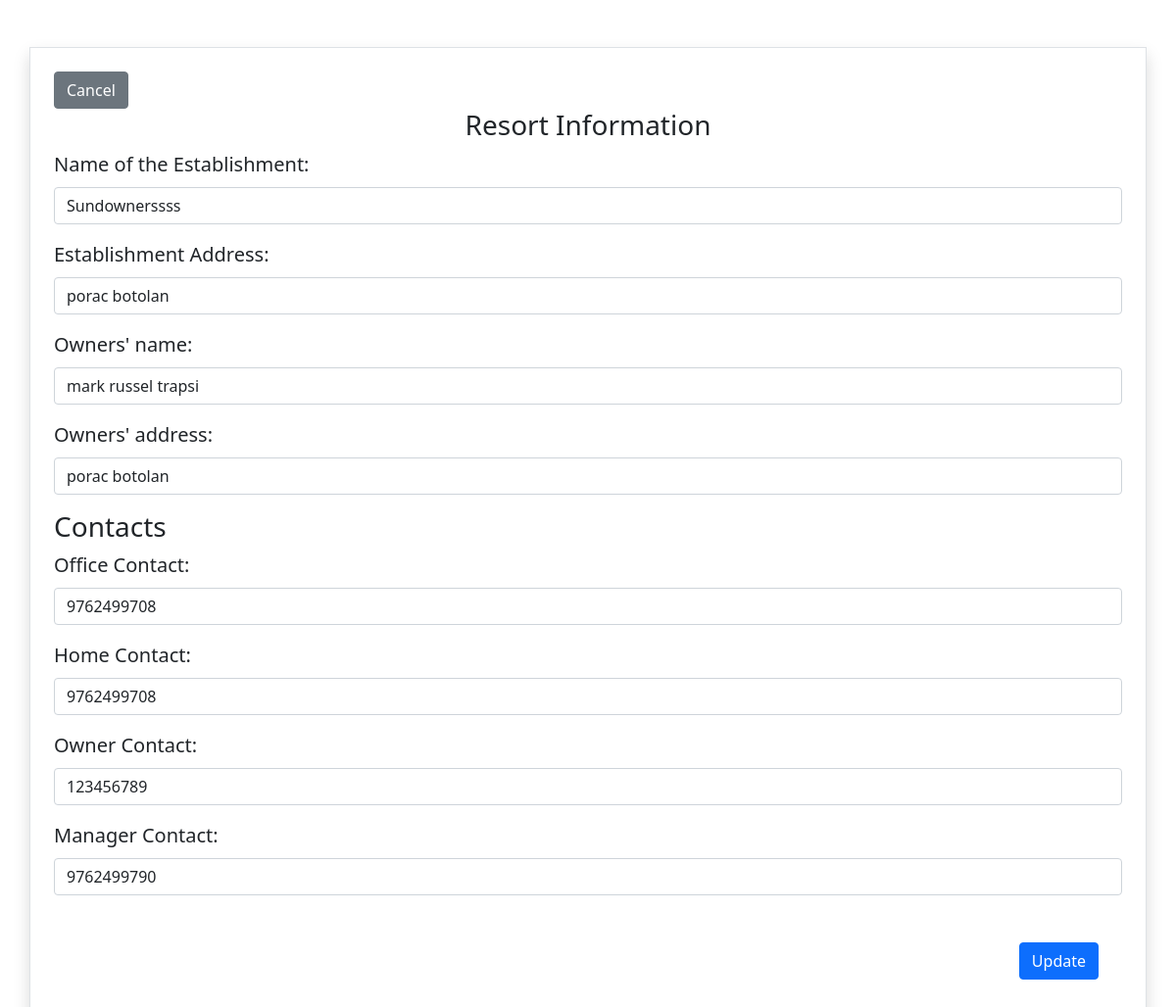
Page /crud/resort_update.php?updt=22 (signed in) on the committed database.
### tables this page shows
CREATE TABLE `tbl_resort` (
  `resort_id` int(11) NOT NULL,
  `user_id` int(11) NOT NULL,
  `resort_name` varchar(100) NOT NULL,
  `owner_name` varchar(50) NOT NULL,
  `owner_address` varchar(100) NOT NULL,
  `owner_contact` bigint(12) NOT NULL,
  `resort_office` bigint(12) NOT NULL,
  `resort_contact` bigint(12) NOT NULL,
  `manager_contact` bigint(12) NOT NULL,
  `resort_url` varchar(200) NOT NULL,
  `verification` set('verified','not_verified',' pending') NOT NULL,
  `permit_url` varchar(200) NOT NULL,
  `resort_address` varchar(100) NOT NULL,
  `archive` set('delete','show') NOT NULL,
  `event_date` datetime DEFAULT NULL,
  `verifiedby` varchar(50) NOT NULL,
  `comment` varchar(255) NOT NULL
);

### crud/resort_update.php (the view, shortened to what this page needs)
<!DOCTYPE html>
<html>
<head>
	<link rel="stylesheet" type="text/css" href="./crud/css/resort.css">
	<link href="https://cdn.jsdelivr.net/npm/bootstrap@5.0.2/dist/css/bootstrap.min.css" rel="stylesheet">
</head>
<body>
<form method="POST">
<div class="container-lg border border-5-warning mt-5 mb-5 p-4 shadow">
	<div>
		<?php
		echo"
		<a href='../admin_resortinfo.php?get=".$req= $_GET['updt']."' type='submit' class='btn btn-secondary'>Cancel</a>
		";?>
	</div>
	<div class="d-flex justify-content-center">
		<h3 >Resort Information</h3>
	</div>
<?php
		include('../dbcon.php');
			$req = $_GET['updt'];
			$sql = "SELECT *
					FROM tbl_resort
        			WHERE resort_id = '$req'";
					$res = mysqli_query($conn, $sql);
					if($res && mysqli_num_rows($res) > 0){
						$row_resort = mysqli_fetch_assoc($res)
					?>
			<div class="mb-3">
 		 		<label for="exampleFormControlInput1" class="form-label fs-5">Name of the Establishment:</label>
  				<input type="text" name="resort_name" class="form-control" id="exampleFormControlInput1" value="<?php echo $row_resort['resort_name'];?>">
			</div>
			<div class="mb-3">
 		 		<label for="exampleFormControlInput1" class="form-label fs-5">Establishment Address:</label>
  				<input type="text" name="resort_address" class="form-control" id="exampleFormControlInput1" value="<?php echo $row_resort['owner_address'];?>">
			</div>
			<div class="mb-3">
				<label for="exampleFormControlInput1" class="form-label fs-5">Owners' name:</label>
				<input type="text" name="owner_name" class="form-control" id="exampleFormControlInput1" value="<?php echo $row_resort['owner_name'];?>">
			</div>
			<div class="mb-3">
				<label for="exampleFormControlInput1" class="form-label fs-5">Owners' address:</label>
				<input type="text" name="owner_address" class="form-control" id="exampleFormControlInput1" value="<?php echo $row_resort['owner_address'];?>">
				</div>
			<h3>Contacts</h3>
			<div class="mb-3">
				<label for="exampleFormControlInput1" class="form-label fs-5">Office Contact:</label>
				<input type="text" name="resort_office" class="form-control" id="exampleFormControlInput1" value="<?php echo $row_resort['resort_office'];?>">
			</div>
			<div class="mb-3">
				<label for="exampleFormControlInput1" class="form-label fs-5">Home Contact:</label>
				<input type="text" name="resort_contact" class="form-control" id="exampleFormControlInput1" value="<?php echo $row_resort['resort_contact'];?>">
			</div>
			<div class="mb-3">
				<label for="exampleFormControlInput1" class="form-label fs-5">Owner Contact:</label>
				<input type="text" name="owner_contact" class="form-control" id="exampleFormControlInput1" value="<?php echo $row_resort['owner_contact'];?>">
			</div>
			<div class="mb-3">
				<label for="exampleFormControlInput1" class="form-label fs-5">Manager Contact:</label>
				<input type="text" name="manager_contact" class="form-control" id="exampleFormControlInput1" value="<?php echo $row_resort['manager_contact'];?>">
			</div>
			<div class="mb-3 d-flex justify-content-end mt-5">
				<button type="submit" class="btn btn-primary me-4" name="update" >Update</button>
			</div>
	</div>
		<?php
	}
?>
</form>
</body>
</html>

### crud/css/resort.css (style rules this page uses)
.btn { margin-right: 10px; }

### rows in the picture
tbl_resort: resort_name "Sundownerssss", resort_address "porac botolan", owner_name "mark russel trapsi", owner_address "porac botolan", resort_office "9762499708", resort_contact "9762499708", owner_contact "123456789", manager_contact "9762499790"
